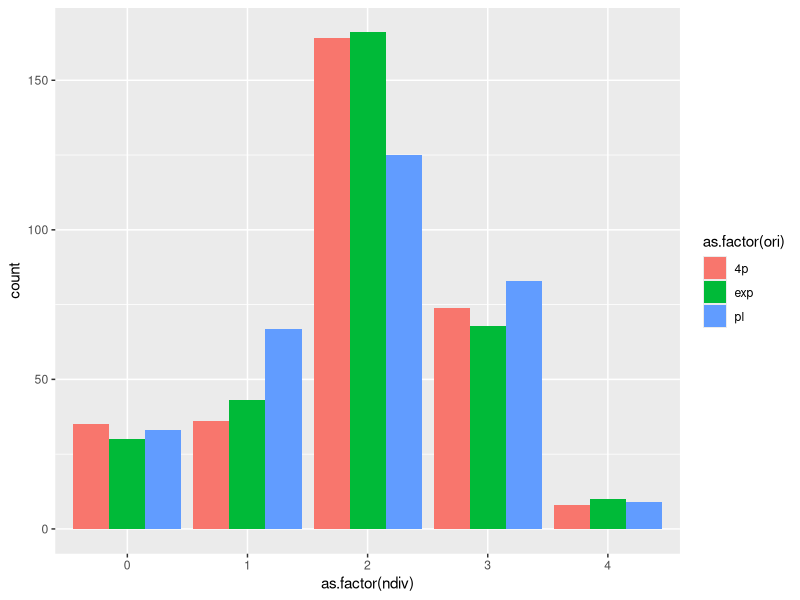
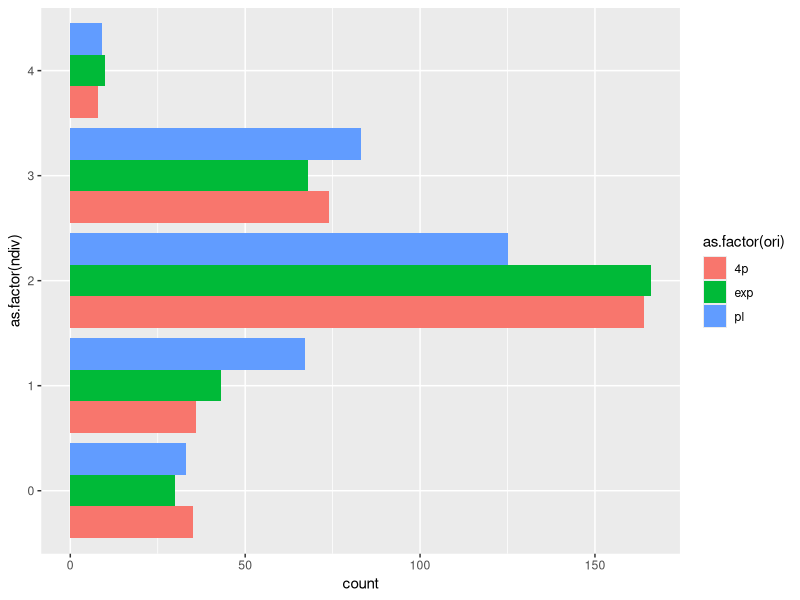

Write R code to recreate these figures, in order.
## ---- chunk 1
library(readxl)
library(ggplot2)
library(tidyverse)
library(magrittr)
## ---- chunk 2
expdf<-read_excel("dp1_big.xlsx")
expdf$ori="exp"


#Power law model
fndiv<-function(x,ss,ns){
  return(sum(log2(x/ss)+rnorm(1,mean=0,sd=ns)>c(0,1,2,3,4,5)))
}
ndiv<-apply(X=expdf[,1],MARGIN=1,FUN=fndiv,190.4573, 0.2946018)
pldf<-data.frame(vol=expdf$vol,ndiv=ndiv)
pldf$ori<-"pl"

#3 parameter model
fndiv<-function(x,ss,ns,z0,z1){
  return(sum(log2(x/ss)+rnorm(1,mean=0,sd=ns)>c(z0,z1,2,3,4,5)))
}
ndiv<-apply(X=expdf[,1],MARGIN=1,FUN=fndiv,203.61, 0.3034884, 8.268736e-27, 0.734788)
p3df<-data.frame(vol=expdf$vol,ndiv=ndiv)
p3df$ori<-"4p"

cmpdf<-rbind(expdf,pldf,p3df)
## ---- chunk 3

ggplot(cmpdf)+
  geom_histogram(aes(x=as.factor(ndiv),fill=as.factor(ori)),stat = "count",position = "dodge")

ggplot(cmpdf)+
  geom_histogram(aes(y=as.factor(ndiv),fill=as.factor(ori)),stat = "count",position = "dodge")

